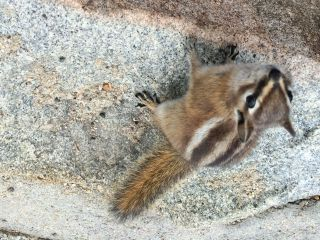
//> input picture OpenCV_for_Cpp/examples/chipmonk.jpg, 320 x 240 px
$ ./similar_detection   (built with g++ and OpenCV 4)
//> lines starting //> are read from the running program, lines starting //| are printed output that depends on the picture; after the words box and inside, x2 and y2 are one past the last pixel; in counts of white or black regions, pixels touching at a corner belong together
// ピクセルの位置と色が同じでないと対象物を検出できないという欠点を補うために色相と彩度の二次元ヒストグラムを用いる
// ヒストグラムの交差法は対象物と探索画像のヒストグラムを重ねた時、重なった面積が1に近いと同じものとみなされる
// 積分を使わずに、比較して小さい方の値を全階級分算出してそれらの和が面積として求められる、OpenCVではcompareHist関数を使用

#include <iostream>
#include <opencv2/opencv.hpp>

using namespace std;
using namespace cv;

// 二次元ヒストグラム取得関数
void hist2D(Mat& src, Mat& hist);

int main(){
    // 動画ファイル読み込み
    auto filename="../examples/sample3.avi";
    VideoCapture cap(filename);
    Mat src;

    // 参照画像
    vector<Mat> img{imread("../examples/chipmonk.jpg"), imread("../examples/duckling.jpg")};
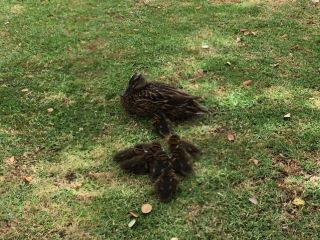
//> input picture OpenCV_for_Cpp/examples/duckling.jpg, 320 x 240 px
//> img[0] is the input picture: 240 rows x 320 cols, CV_8UC3; mean B, G, R 156.5, 165.9, 168.9
//> img[1] is the input picture: 240 rows x 320 cols, CV_8UC3; mean B, G, R 65.8, 113.2, 105.6
    // 名称
    vector<String> name{"chipmonk", "duckling"};
    // ヒストグラム
    vector<Mat> histRef(2);
    hist2D(img[0], histRef[0]);
//> in hist2D, `cvtColor(src, hsv, COLOR_BGR2HSV);`: hsv: 240 rows x 320 cols, CV_8UC3; mean H, S, V 41.1, 29.9, 171.9
    hist2D(img[1], histRef[1]);
//> in hist2D (call 2), `cvtColor(src, hsv, COLOR_BGR2HSV);`: hsv: 240 rows x 320 cols, CV_8UC3; mean H, S, V 33.8, 115.8, 115.5
//> in hist2D (call 2), `split(hsv, ch);`:
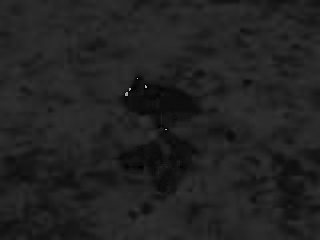
//> ch[0]: 240 rows x 320 cols, CV_8UC1; min 0, max 177, mean 33.8
    Mat histSrc;

    while(1){
        cap >> src; if(src.empty()) break;
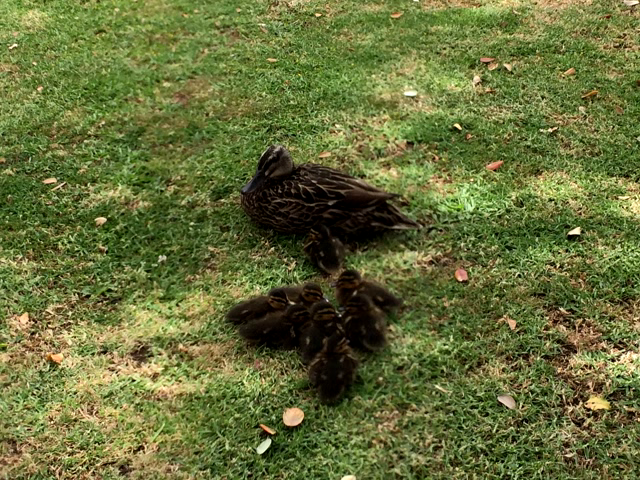
//> input picture frame 0 of OpenCV_for_Cpp/examples/sample3.avi, 640 x 480 px
//> further down, src is the input picture: 480 rows x 640 cols, CV_8UC3; mean B, G, R 58, 111, 102.9
        // 入力画像のヒストグラム取得
        hist2D(src, histSrc);
//> in hist2D (call 3), `cvtColor(src, hsv, COLOR_BGR2HSV);`: hsv: 480 rows x 640 cols, CV_8UC3; mean H, S, V 33.2, 141.3, 114.4
//> in hist2D (call 3), `split(hsv, ch);`:
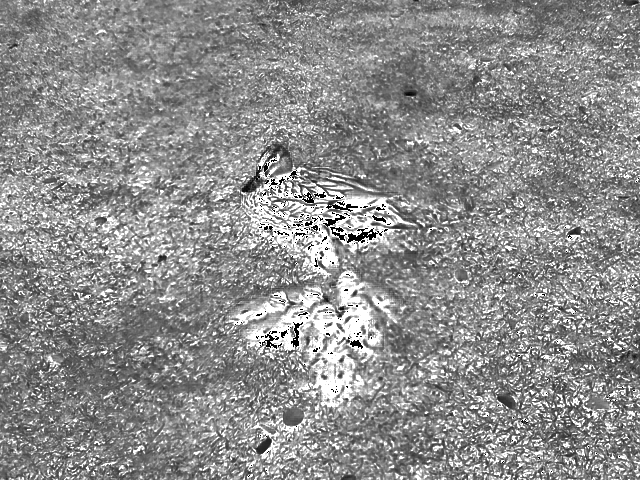
//> ch[1]: 480 rows x 640 cols, CV_8UC1; min 0, max 255, mean 141.3
//> in hist2D (call 3), `split(hsv, ch);`:
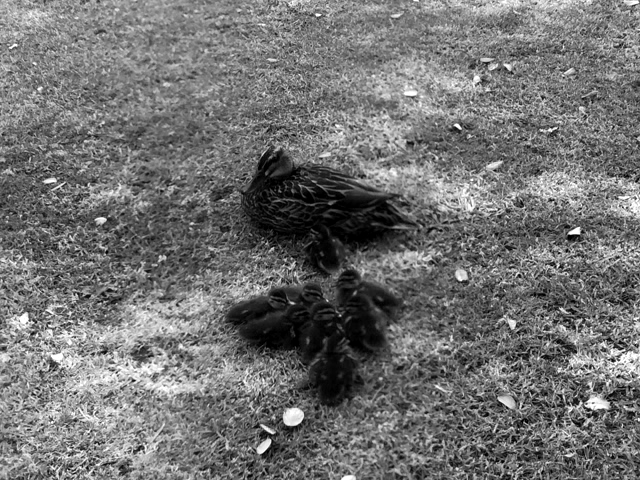
//> ch[2]: 480 rows x 640 cols, CV_8UC1; min 0, max 255, mean 114.4
//> in hist2D (call 3), `calcHist(ch, channel, noArray(), hist, size, range);`:
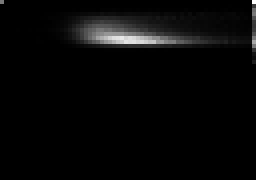
//> hist: 45 rows x 64 cols, CV_32FC1 (shown 4 times larger); min 0, max 3760, mean 106.7; drawn with min black and max white

        for(int num=0; num<2; num++){
            // ヒストグラムの類似度計算, HISTCMP_INTERSECT
            double similarity=compareHist(histRef[num], histSrc, HISTCMP_INTERSECT);
            if(similarity>0.7){
                putText(src, name[num], Point(20,40), FONT_HERSHEY_SIMPLEX, 1, 0, 4);
            }
        }
//> this loop made 2 passes
//> similarity on passes 1 to 2: 0.052, 0.717
//> pass 2, `putText(src, name[num], Point(20,40), FONT_HERSHEY_SIMPLEX, 1, 0, 4);`:
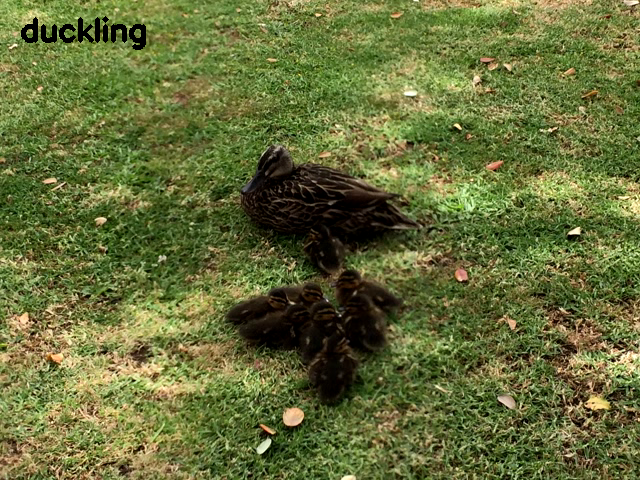
//> src: 480 rows x 640 cols, CV_8UC3; 0.51% of pixels changed, all inside (x1, y1, x2, y2) = (21, 16, 146, 50)
        imshow("Input_movie", src);
        Mat ShowHistSrc;
        resize(histSrc*3000, ShowHistSrc, histSrc.size()*4);
        imshow("histgram", ShowHistSrc);

        if(waitKey(2000)==27) break;
//> the Esc key is pressed
    }

    return 0;
}

// 二次元ヒストグラム取得関数
void hist2D(Mat& src, Mat& hist){
    Mat hsv;
    cvtColor(src, hsv, COLOR_BGR2HSV);
    vector<Mat> ch(3);
    split(hsv, ch);
    vector<int> channel{0,1};
    vector<int> size{45,64};
    vector<float> range{0,180,0,256};
    calcHist(ch, channel, noArray(), hist, size, range);
    hist=hist/(src.cols*src.rows);
}
